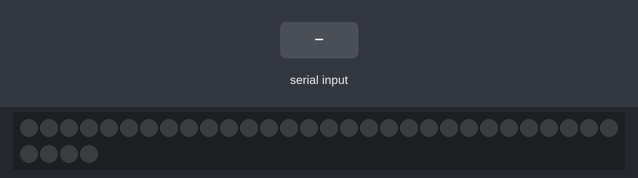
Bench run of a sketch on a simulated Arduino Uno, built with avr-gcc and run on an emulated ATmega328P. Parts: 34 RGB LEDs in strip order, left to right, continuing on the next row. The inputs (shaded band) are chosen by the test bench. Dim RGB values are drawn brighter than linear; random numbers use the default seed unless the sketch sets one; what the sketch prints to the serial monitor is not drawn.

Above: at 1.2 s.
1.3 s: byte 48 (48) received over Serial
At 2.4 s:
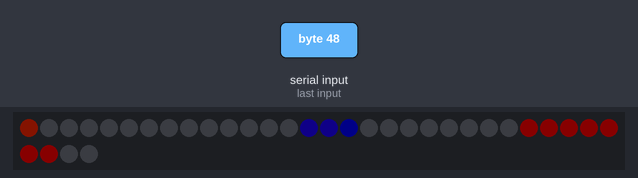
At 6.7 s:
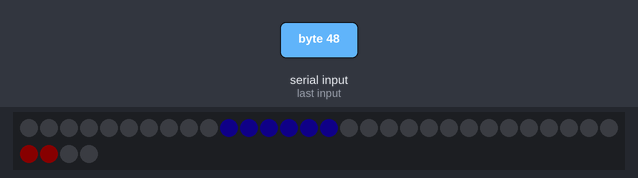
Timing chart, 0 to 8.2 s (numbered marks = the images above; inputs shaded):
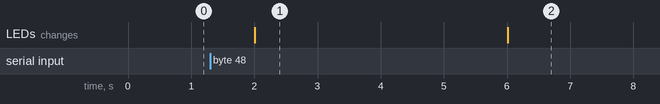

Measured:
- after the input at 1.3 s, the LEDs: change after 0.71 s (image 1)
- what the display in image 1 shows lasts 4.0 s, from 2.0 s to 6.0 s

The sketch:

hud_HF_0.02.ino
```cpp
#include <IRremote.h>
#include <Adafruit_NeoPixel.h>
#include <Wire.h> // pour causer au magnétomètre


#include <SPI.h>      // Pour la communication via le port SPI
#include <Mirf.h>     // Pour la gestion de la communication
#include <nRF24L01.h> // Pour les définitions des registres du nRF24L01
#include <MirfHardwareSpiDriver.h> // Pour la communication SPI

#include <stdlib.h>

#define PIN 6 //pin number that you have connected your data pin to
#define PIXNUMBER 34 //number of neopixels you have connected

Adafruit_NeoPixel strip = Adafruit_NeoPixel(PIXNUMBER, PIN, NEO_GRB + NEO_KHZ800); //1. nuber defines number of pixels you have connected, 2. is number of the pin your data is connected to, 3 and 4 are other arguments but use these as they are default for most neopixels but refet to datasheet for other options
uint32_t noir = strip.Color(0, 0, 0);
uint32_t orange1 = strip.Color(100, 20, 0);
uint32_t rouge = strip.Color(50, 0, 0);
uint32_t rose = strip.Color(50, 3, 3);
uint32_t bleu = strip.Color(10, 0, 50);
uint32_t vert = strip.Color(0, 100, 0);
uint32_t blanc = strip.Color(80, 80, 80);

//String idJoueur = "111111" ; //osef
char *IDobjet = "nrf03";
char *toIDobjet = "nrf01" ;     //ID de l'objet qui est sensé recevoir

float bright = 10 ;
int coul;
int red;
int green;
int blue;
int vie = 10 ;
int wizar = 0 ;
int ennVie = 0 ;
int ennWizar = 0;
int sortCast;
int modeCom ;
char modeComChar ;
int ener=1;
int val ; //valeur générale, free to use

int rS ;
int vS ;
int bS ;


int oldvie = vie;
int oldwizar = wizar;
int oldennVie = ennVie;
int oldennWizar = ennWizar;

unsigned long nextRefresh = 0;
unsigned long tagTemps1 = 2000;
unsigned long offCast;

bool ledVieUpdate = LOW;
bool sortUpdate= LOW;

typedef struct {
  char objectStru = 'f' ;
  char commande;
  int valeur;
} actionStruct;


typedef struct {
  char objectStru = 'f' ;
  char commande;
  byte cible[6];
} actionCibleStruct;


typedef struct { //à dégager
  char commande ;
  int  valeur ;
} MaStructure;

void none_pattern() {
    strip.setPixelColor(32, noir);
    strip.setPixelColor(33, noir);
    sortCast = 0;
    }

void feu_pattern() {
    strip.setPixelColor(32, 120, 80, 0);
    strip.setPixelColor(33, 110, 100, 0);
    }

void poison_pattern() {
    strip.setPixelColor(32, 0, 100, 0);
    strip.setPixelColor(33, 0, 70, 0);
    }

void bouclier_pattern() {
    //int j = 80;
    strip.setPixelColor(32, blanc);
    strip.setPixelColor(33, blanc);
    }

void soins_pattern() {
    int j= 100;
    strip.setPixelColor(32, j, j, 0);
    strip.setPixelColor(33, j, j, 0);
    }

void drain_de_vie_pattern() {
    strip.setPixelColor(32, 0, 70, 80);
    strip.setPixelColor(33, 0, 70, 80);
    }

void super_punch_pattern() {
    strip.setPixelColor(32, 30, 70, 100);
    strip.setPixelColor(33, 30, 70, 100);
}

void rouge_pattern() {
    strip.setPixelColor(32, 80, 0, 0);
    strip.setPixelColor(33, 80, 0, 0);
}


//////////////////////////////////////////////////////////////////////////////////////////////////////
/////////////////////////////////////////////Setup////////////////////////////////////////////////////
//////////////////////////////////////////////////////////////////////////////////////////////////////

void setup()
{
  Serial.begin(9600);


  strip.begin();
  strip.setBrightness(50);
  strip.show();//sets all pixels to off state


  Mirf.cePin = 9; // Broche CE sur D9
  Mirf.csnPin = 10; // Broche CSN sur D10
  Mirf.spi = &MirfHardwareSpi; // On veut utiliser le port SPI hardware
  Mirf.init(); // Initialise la bibliothèque

  Mirf.channel = 1; // Choix du canal de communication (128 canaux disponibles, de 0 à 127)
  Mirf.payload = sizeof(actionStruct); //32; // Taille d'un message (maximum 32 octets) actionStruct : bonne taille
  Mirf.config(); // Sauvegarde la configuration dans le module radio

  Mirf.setTADDR((byte *) toIDobjet);//toIDobjet); "nrf03"); // Adresse de transmission
  Mirf.setRADDR((byte *) IDobjet);//IDobjet); //"nrf01"); // Adresse de réception

  Serial.println("Hud 0.02, base flingue");
}

//////////////////////////////////////////////////////////////////////////////////////////////////////
/////////////////////////////////////////////Loop/////////////////////////////////////////////////////
//////////////////////////////////////////////////////////////////////////////////////////////////////

void loop() {
  //envoiNeopixel messNeo;
    MaStructure message;

oldvie = vie;
oldwizar = wizar;
oldennVie = ennVie;
oldennWizar = ennWizar;


  if(Mirf.dataReady()){
    Serial.print("J'ai ! : ");

    Mirf.getData((byte*) &message); // Réception du paquet

    Serial.print("objet=");
    Serial.print(message.commande);
    Serial.print(" valeur=");
    Serial.println(message.valeur);

    //sendTicket = HIGH ;


    switch (message.commande) {
      case 'a' :
      vie = message.valeur;
      break;

      case 'b' :
      wizar = message.valeur;
      break;

      case 'c' :
      ennVie = message.valeur;
      break;

      case 'd' :
      ennWizar = message.valeur;
      break;

      case 'e' :
      sortCast = message.valeur + 48;
      sortUpdate = HIGH;
      break;
    }

    ledVieUpdate = HIGH;
  }


if (Serial.available() > 0) {  modeCom = Serial.read();}

    if (tagTemps1 < millis() && modeCom == 48) {
    tagTemps1 = millis() + 4000 ;
    vie = random(0, 8);
    wizar = random(0, 8);
    ennVie = random(0, 8);
    ennWizar = random(0, 8);
    ledVieUpdate = HIGH;
    }


vie = constrain(vie, 0, 8);
wizar = constrain(wizar, 0, 8);
ennVie = constrain(ennVie, 0, 8);
ennWizar = constrain(ennWizar, 0, 8);


if (ledVieUpdate == HIGH) { //sans ça, ça bugue

  //if (ennVie != oldennVie) {
      for(int i=0 ; i<8 ; i++) {strip.setPixelColor (i, noir);}   // mise au noir localisée
      for(int i=0 ; i<ennVie ; i++) {                              //et couleurs
        int j = i;
        strip.setPixelColor(i, 40, 10, 0);
        //strip.show();
        }
  //}

  //if (ennWizar != oldennWizar) {
      for(int i=8 ; i<16 ; i++) {strip.setPixelColor (i, noir);}
      for(int i=0 ; i<ennWizar ; i++){
         int j = i+16-ennWizar;
         strip.setPixelColor(j, bleu);
         //strip.show();
        }
  //}

  //if (wizar != oldwizar) {
      for(int i=16 ; i<24 ; i++) {strip.setPixelColor (i, noir);}
      for(int i=0 ; i<wizar ; i++) {
          int j = i+16 ;
          strip.setPixelColor(j, 0, 0, 50);
          //strip.show();
        }
  //}

  //if (vie != oldvie) {
      for(int i=24 ; i<32 ; i++) {strip.setPixelColor (i, noir);}
      for(int i=0 ; i<vie ; i++){
          int j = i+32-vie;
          strip.setPixelColor(j, rouge);
          //strip.show();
          }
  //}
  strip.show();
  ledVieUpdate = LOW;
  }


      if (sortCast == 49) {feu_pattern();}
      if (sortCast == 50) {poison_pattern();}
      if (sortCast == 51) {bouclier_pattern();}
      if (sortCast == 52) {soins_pattern();}
      if (sortCast == 53) {drain_de_vie_pattern();}
      if (sortCast == 54) {super_punch_pattern();}
      if (sortCast == 55) {rouge_pattern();}

      if (sortCast == 48) {none_pattern();}


      if (sortUpdate) {strip.show(); sortUpdate = LOW; offCast = millis() + 2500;} //strip.show() bloque toute les réceptions. Il faut l'éteindre pour écouter. Conflit de lecture i2c ? même adresse ? même temps ? Trop de consommation électrique
      if (millis() > offCast) {
        sortCast = 48;
        strip.show();
        }


}
```
